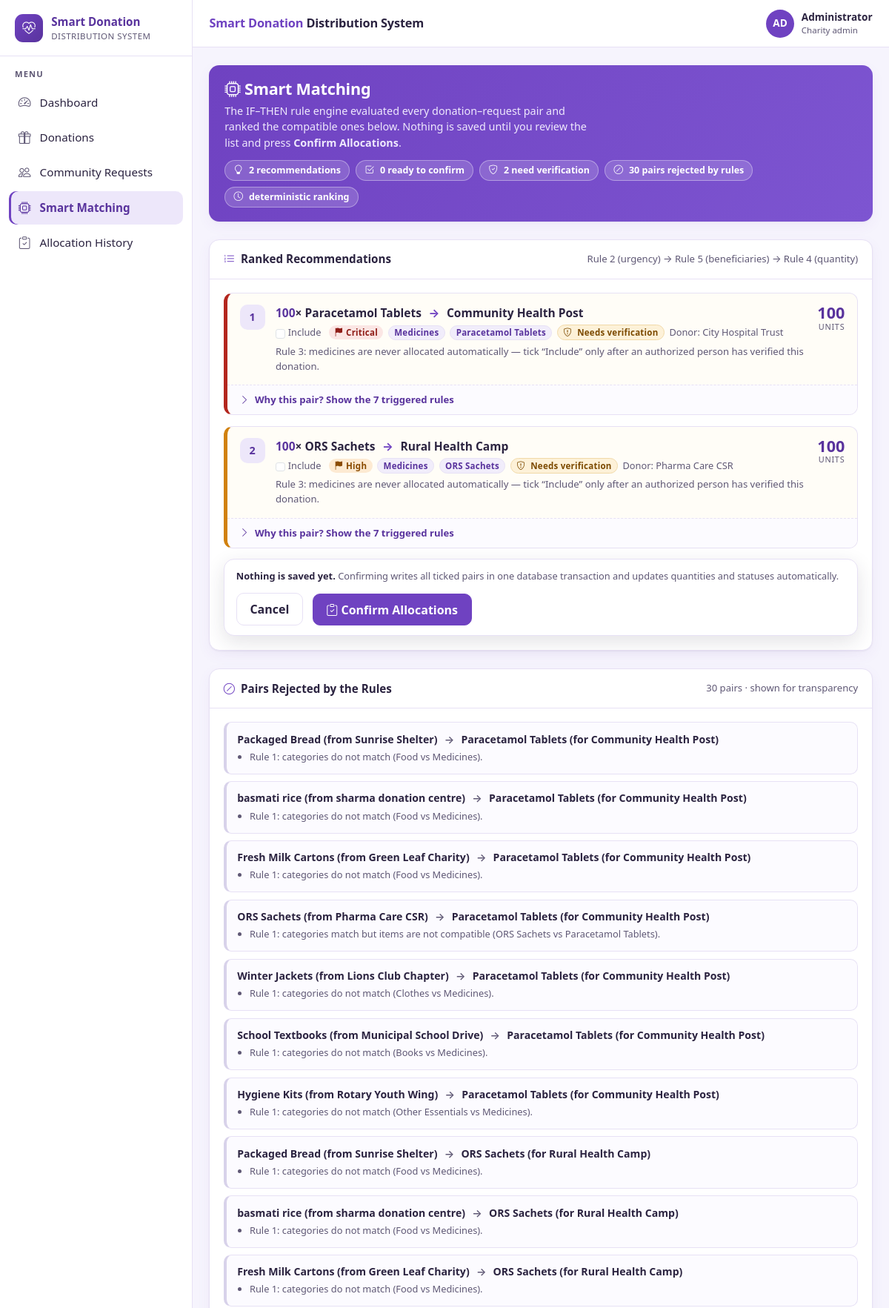
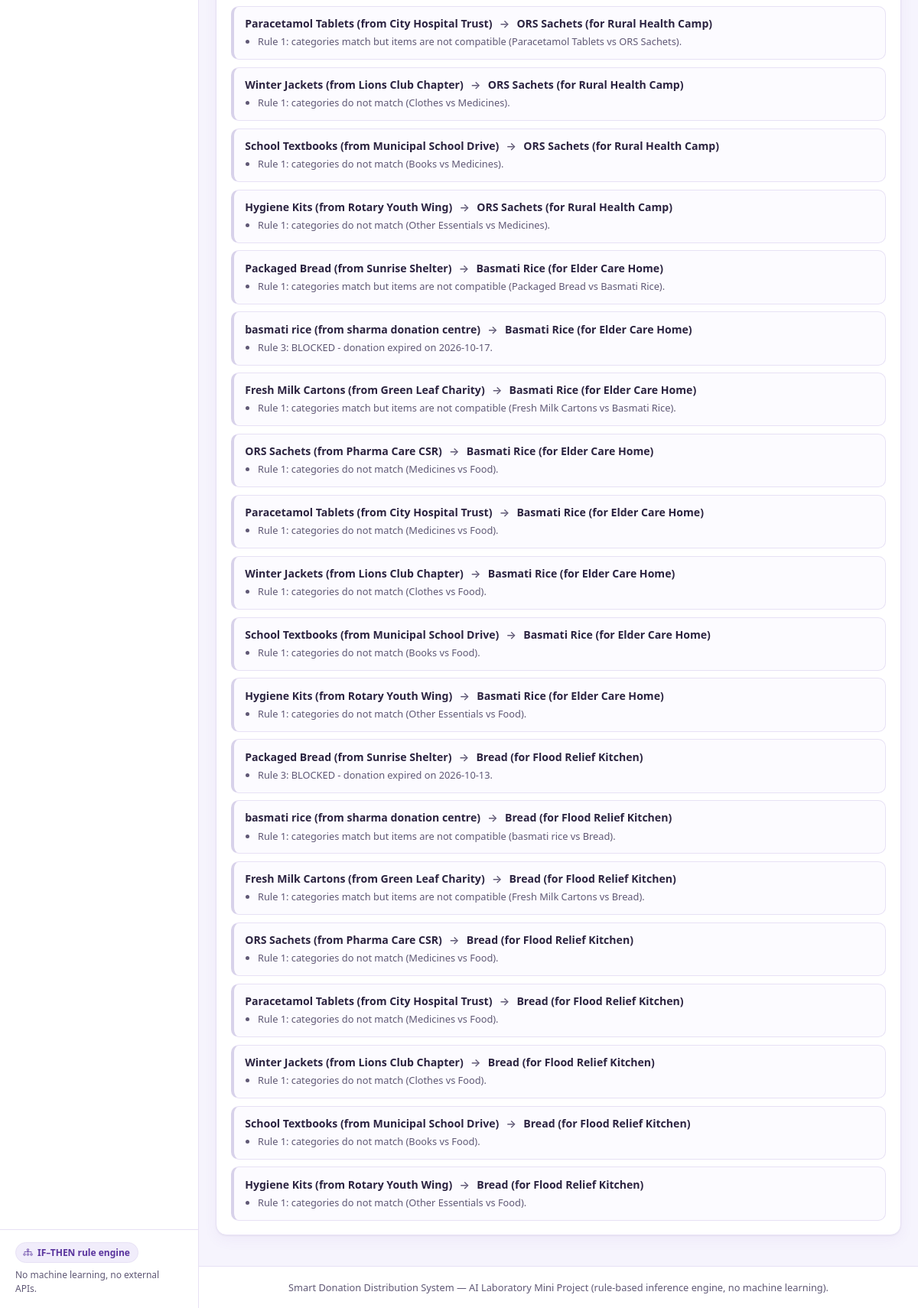
Page /matching on the committed database (2 pictures, top to bottom).
### tables this page shows
CREATE TABLE donations (
    id                 INTEGER PRIMARY KEY AUTOINCREMENT,
    donor_name         TEXT    NOT NULL,
    category           TEXT    NOT NULL,
    item_name          TEXT    NOT NULL,
    description        TEXT    NOT NULL DEFAULT '',
    quantity           INTEGER NOT NULL,          -- original quantity donated
    available_quantity INTEGER NOT NULL,          -- quantity still unallocated
    expiry_date        TEXT,                       -- 'YYYY-MM-DD' or NULL
    condition          TEXT    NOT NULL,
    status             TEXT    NOT NULL DEFAULT 'available',
    is_demo            INTEGER NOT NULL DEFAULT 0, -- 1 = sample/demo record
    created_at         TEXT    NOT NULL
);

CREATE TABLE community_requests (
    id                 INTEGER PRIMARY KEY AUTOINCREMENT,
    recipient_name     TEXT    NOT NULL,
    category           TEXT    NOT NULL,
    item_name          TEXT    NOT NULL,
    quantity_required  INTEGER NOT NULL,
    quantity_remaining INTEGER NOT NULL,          -- still needed after matches
    urgency            TEXT    NOT NULL,
    beneficiaries      INTEGER NOT NULL,
    request_date       TEXT    NOT NULL,
    status             TEXT    NOT NULL DEFAULT 'pending',
    is_demo            INTEGER NOT NULL DEFAULT 0,
    created_at         TEXT    NOT NULL
);

### app.py (the view)
@app.route("/matching")
def matching():
    conn = db.get_db()
    donations = [dict(row) for row in conn.execute(
        "SELECT * FROM donations WHERE available_quantity > 0").fetchall()]
    requests = [dict(row) for row in conn.execute(
        "SELECT * FROM community_requests WHERE status != 'fulfilled'"
    ).fetchall()]
    result = engine.recommend_matches(donations, requests)
    return render_template("matching.html",
                           recommendations=result["recommendations"],
                           skipped=result["skipped"])

### database.py (called while the page is built)
def get_db():
    if "db" not in g:
        g.db = sqlite3.connect(DB_PATH)
        g.db.row_factory = sqlite3.Row   # rows behave like dictionaries
        g.db.execute("PRAGMA foreign_keys = ON")
    return g.db

### rule_engine.py (called while the page is built)
def _parse_date(value):
    if not value:
        return None
    try:
        return date.fromisoformat(str(value)[:10])
    except (ValueError, TypeError):
        return None

def _item_words(name):
    text = (name or "").lower().replace("-", " ").replace("_", " ")
    return {w for w in text.split() if w and w not in GENERIC_WORDS}

def _same_synonym_group(word_a, word_b):
    for group in SYNONYMS.values():
        if word_a in group and word_b in group:
            return True
    return False

def items_compatible(donation_item, request_item):
    words_a = _item_words(donation_item)
    words_b = _item_words(request_item)
    if not words_a or not words_b:
        return False
    for word_a in words_a:
        for word_b in words_b:
            if word_a == word_b or word_a in word_b or word_b in word_a:
                return True
            if _same_synonym_group(word_a, word_b):
                return True
    return False

def rank_requests(requests):
    return sorted(
        requests,
        key=lambda r: (
            -URGENCY_RANK.get(r.get("urgency", "Low"), 0),
            -int(r.get("beneficiaries", 0) or 0),
            str(r.get("request_date", "")),
            int(r.get("id", 0)),
        ),
    )

### templates/matching.html (shortened to what this page needs)
{% extends "base.html" %}
{% block content %}
<div class="match-hero mb-4">
  <h2><i class="bi bi-cpu"></i> Smart Matching</h2>
  <p>The IF&ndash;THEN rule engine evaluated every donation&ndash;request pair and ranked the
     compatible ones below. Nothing is saved until you review the list and press
     <strong>Confirm Allocations</strong>.</p>
  <div class="hero-badges">
    {% if recommendations %}
      <span class="hero-chip"><i class="bi bi-lightbulb"></i>
        {{ recommendations|length }} recommendation{{ 's' if recommendations|length != 1 }}</span>
      <span class="hero-chip"><i class="bi bi-check2-square"></i>
        {{ recommendations|rejectattr('requires_verification')|list|length }} ready to confirm</span>
      <span class="hero-chip"><i class="bi bi-shield-check"></i>
        {{ recommendations|selectattr('requires_verification')|list|length }} need verification</span>
    {% endif %}
    {% if skipped %}
      <span class="hero-chip"><i class="bi bi-slash-circle"></i>
        {{ skipped|length }} pair{{ 's' if skipped|length != 1 }} rejected by rules</span>
    {% endif %}
    <span class="hero-chip"><i class="bi bi-clock"></i> deterministic ranking</span>
  </div>
</div>
{% if recommendations %}
<form method="post" action="{{ url_for('matching_confirm') }}" id="confirmForm">
  <div class="card mb-4">
    <div class="card-header">
      <i class="bi bi-list-ol"></i> Ranked Recommendations
      <span class="card-sub">Rule 2 (urgency) &rarr; Rule 5 (beneficiaries) &rarr; Rule 4 (quantity)</span>
    </div>
    <div class="card-body">
      {% for rec in recommendations %}
      <article class="rec-card urgency-{{ rec.urgency }}
                      {% if rec.requires_verification %}needs-verification{% endif %}">
        <div class="rec-head">
          <div class="rec-rank" aria-hidden="true">{{ loop.index }}</div>
          <div class="rec-main">
            <p class="rec-route">
              <span class="qty">{{ rec.quantity }}</span>&times; {{ rec.donation_item }}
              <span class="arrow">&rarr;</span>
              {{ rec.recipient_name }}
            </p>
            <div class="rec-meta">
              <span class="form-check d-inline-flex align-items-center gap-1 me-1" style="margin:0">
                <input class="form-check-input" type="checkbox"
                       name="recommendation"
                       value="{{ rec.donation_id }}:{{ rec.request_id }}:{{ rec.quantity }}"
                       id="rec{{ loop.index }}"
                       {% if not rec.requires_verification %}checked{% endif %}>
                <label class="form-check-label" for="rec{{ loop.index }}">Include</label>
              </span>
              <span class="badge badge-urgency-{{ rec.urgency }}">
                <i class="bi bi-flag-fill me-1"></i>{{ rec.urgency }}</span>
              <span class="badge badge-category">{{ rec.category }}</span>
              <span class="badge badge-category">{{ rec.request_item }}</span>
              {% if rec.requires_verification %}
                <span class="badge badge-verify"><i class="bi bi-shield-exclamation me-1"></i>
                  Needs verification</span>
              {% endif %}
              <span>Donor: {{ rec.donor_name }}</span>
            </div>
            {% if rec.requires_verification %}
              <p class="small text-muted mt-1 mb-0">
                Rule 3: medicines are never allocated automatically &mdash; tick
                &ldquo;Include&rdquo; only after an authorized person has verified this donation.
              </p>
            {% endif %}
          </div>
          <div class="rec-qty" aria-label="Allocation quantity">
            <div class="amount">{{ rec.quantity }}</div>
            <div class="amount-label">units</div>
          </div>
        </div>
        <details class="rule-details">
          <summary>
            <span class="chev"><i class="bi bi-chevron-right"></i></span>
            Why this pair? Show the {{ rec.explanation|length }} triggered rule{{ 's' if rec.explanation|length != 1 }}
          </summary>
        </details>
      </article>
      {% endfor %}
      <div class="confirm-bar">
        <span class="confirm-note">
          <strong>Nothing is saved yet.</strong>
          Confirming writes all ticked pairs in one database transaction and
          updates quantities and statuses automatically.
        </span>
        <a href="{{ url_for('dashboard') }}" class="btn btn-outline-soft">Cancel</a>
        <button type="submit" class="btn btn-brand">
          <i class="bi bi-clipboard-check"></i> Confirm Allocations
        </button>
      </div>
    </div>
  </div>
</form>
{% endif %}
{% if skipped %}
<div class="card">
  <div class="card-header">
    <i class="bi bi-slash-circle"></i> Pairs Rejected by the Rules
    <span class="card-sub">{{ skipped|length }} pair{{ 's' if skipped|length != 1 }} &middot; shown for transparency</span>
  </div>
  <div class="card-body">
    <div class="rejected-list">
      {% for s in skipped %}
      <div class="rejected-item">
        <div class="rejected-route">
          {{ s.donation }} <span class="arrow">&rarr;</span> {{ s.request }}
        </div>
        <ul>
          {% for reason in s.reasons %}<li>{{ reason }}</li>{% endfor %}
        </ul>
      </div>
      {% endfor %}
    </div>
  </div>
</div>
{% endif %}
{% endblock %}

### templates/base.html (shortened to what this page needs)
<!DOCTYPE html>
<html lang="en">
<head>
  <link href="https://cdn.jsdelivr.net/npm/bootstrap@5.3.0/dist/css/bootstrap.min.css" rel="stylesheet">
  <link href="https://cdn.jsdelivr.net/npm/bootstrap-icons@1.10.5/font/bootstrap-icons.css" rel="stylesheet">
  <link href="{{ url_for('static', filename='css/style.css') }}" rel="stylesheet">
</head>
<body>
<aside class="sidebar" id="sidebar" aria-label="Main navigation">
  <a class="sidebar-brand" href="{{ url_for('dashboard') }}">
    <span class="brand-mark"><i class="bi bi-heart-pulse"></i></span>
    <span>Smart Donation<small>Distribution System</small></span>
  </a>
  <div class="sidebar-section">Menu</div>
  <ul class="sidebar-nav">
    <li>
      <a class="{% if request.endpoint == 'dashboard' %}active{% endif %}"
         href="{{ url_for('dashboard') }}"{% if request.endpoint == 'dashboard' %} aria-current="page"{% endif %}>
        <i class="bi bi-speedometer2"></i> Dashboard
      </a>
    </li>
    <li>
      <a class="{% if request.endpoint in ('donations', 'donations_new') %}active{% endif %}"
         href="{{ url_for('donations') }}"{% if request.endpoint in ('donations', 'donations_new') %} aria-current="page"{% endif %}>
        <i class="bi bi-gift"></i> Donations
      </a>
    </li>
    <li>
      <a class="{% if request.endpoint in ('community_requests', 'requests_new') %}active{% endif %}"
         href="{{ url_for('community_requests') }}"{% if request.endpoint in ('community_requests', 'requests_new') %} aria-current="page"{% endif %}>
        <i class="bi bi-people"></i> Community Requests
      </a>
    </li>
    <li>
      <a class="{% if request.endpoint in ('matching', 'matching_confirm') %}active{% endif %}"
         href="{{ url_for('matching') }}"{% if request.endpoint in ('matching', 'matching_confirm') %} aria-current="page"{% endif %}>
        <i class="bi bi-cpu"></i> Smart Matching
      </a>
    </li>
    <li>
      <a class="{% if request.endpoint == 'allocations' %}active{% endif %}"
         href="{{ url_for('allocations') }}"{% if request.endpoint == 'allocations' %} aria-current="page"{% endif %}>
        <i class="bi bi-clipboard-check"></i> Allocation History
      </a>
    </li>
  </ul>
  <div class="sidebar-footer">
    <span class="engine-pill"><i class="bi bi-diagram-3"></i> IF&ndash;THEN rule engine</span>
    <div>No machine learning, no external APIs.</div>
  </div>
</aside>
<div class="app-shell">
  <header class="topbar">
    <h1 class="topbar-title"><span>Smart Donation</span> Distribution System</h1>
    <div class="topbar-actions">
      <div class="profile">
        <div class="profile-avatar" aria-hidden="true">AD</div>
        <div class="profile-meta">
          <strong>Administrator</strong>
          <span>Charity admin</span>
        </div>
      </div>
    </div>
  </header>
  <div class="app-main">
    <main id="mainContent">
      {% block content %}{% endblock %}
    </main>
  </div>
  <footer class="app-footer">
    Smart Donation Distribution System &mdash; AI Laboratory Mini Project
    (rule-based inference engine, no machine learning).
  </footer>
</div>
</body>
</html>

### rows in the picture
donations: donation_item "Paracetamol Tablets", category "Medicines", donor_name "City Hospital Trust"
community_requests: recipient_name "Community Health Post", urgency "Critical", request_item "Paracetamol Tablets"
donations: donation_item "ORS Sachets", category "Medicines", donor_name "Pharma Care CSR"
community_requests: recipient_name "Rural Health Camp", urgency "High", request_item "ORS Sachets"

### other values in the picture
{{ recommendations|length }} "2"
{{ 's' if recommendations|length != 1 }} "s"
{{ recommendations|rejectattr('requires_verification')|list|length }} "0"
{{ recommendations|selectattr('requires_verification')|list|length }} "2"
{{ skipped|length }} "30"
{{ 's' if skipped|length != 1 }} "s"
{{ rec.quantity }} "100" "100"
{{ rec.explanation|length }} "7" "7"
{{ 's' if rec.explanation|length != 1 }} "s" "s"
{{ s.donation }} "Packaged Bread (from Sunrise Shelter)" "basmati rice (from sharma donation centre)" "Fresh Milk Cartons (from Green Leaf Charity)" "ORS Sachets (from Pharma Care CSR)" "Winter Jackets (from Lions Club Chapter)" "School Textbooks (from Municipal School Drive)" "Hygiene Kits (from Rotary Youth Wing)" "Packaged Bread (from Sunrise Shelter)" "basmati rice (from sharma donation centre)" "Fresh Milk Cartons (from Green Leaf Charity)" "Paracetamol Tablets (from City Hospital Trust)" "Winter Jackets (from Lions Club Chapter)" "School Textbooks (from Municipal School Drive)" "Hygiene Kits (from Rotary Youth Wing)" "Packaged Bread (from Sunrise Shelter)" "basmati rice (from sharma donation centre)" "Fresh Milk Cartons (from Green Leaf Charity)" "ORS Sachets (from Pharma Care CSR)" "Paracetamol Tablets (from City Hospital Trust)" "Winter Jackets (from Lions Club Chapter)" "School Textbooks (from Municipal School Drive)" "Hygiene Kits (from Rotary Youth Wing)" "Packaged Bread (from Sunrise Shelter)" "basmati rice (from sharma donation centre)" "Fresh Milk Cartons (from Green Leaf Charity)" "ORS Sachets (from Pharma Care CSR)" "Paracetamol Tablets (from City Hospital Trust)" "Winter Jackets (from Lions Club Chapter)" "School Textbooks (from Municipal School Drive)" "Hygiene Kits (from Rotary Youth Wing)"
{{ s.request }} "Paracetamol Tablets (for Community Health Post)" "Paracetamol Tablets (for Community Health Post)" "Paracetamol Tablets (for Community Health Post)" "Paracetamol Tablets (for Community Health Post)" "Paracetamol Tablets (for Community Health Post)" "Paracetamol Tablets (for Community Health Post)" "Paracetamol Tablets (for Community Health Post)" "ORS Sachets (for Rural Health Camp)" "ORS Sachets (for Rural Health Camp)" "ORS Sachets (for Rural Health Camp)" "ORS Sachets (for Rural Health Camp)" "ORS Sachets (for Rural Health Camp)" "ORS Sachets (for Rural Health Camp)" "ORS Sachets (for Rural Health Camp)" "Basmati Rice (for Elder Care Home)" "Basmati Rice (for Elder Care Home)" "Basmati Rice (for Elder Care Home)" "Basmati Rice (for Elder Care Home)" "Basmati Rice (for Elder Care Home)" "Basmati Rice (for Elder Care Home)" "Basmati Rice (for Elder Care Home)" "Basmati Rice (for Elder Care Home)" "Bread (for Flood Relief Kitchen)" "Bread (for Flood Relief Kitchen)" "Bread (for Flood Relief Kitchen)" "Bread (for Flood Relief Kitchen)" "Bread (for Flood Relief Kitchen)" "Bread (for Flood Relief Kitchen)" "Bread (for Flood Relief Kitchen)" "Bread (for Flood Relief Kitchen)"
{{ reason }} "Rule 1: categories do not match (Food vs Medicines)." "Rule 1: categories do not match (Food vs Medicines)." "Rule 1: categories do not match (Food vs Medicines)." "Rule 1: categories match but items are not compatible (ORS Sachets vs Paracetamol Tablets)." "Rule 1: categories do not match (Clothes vs Medicines)." "Rule 1: categories do not match (Books vs Medicines)." "Rule 1: categories do not match (Other Essentials vs Medicines)." "Rule 1: categories do not match (Food vs Medicines)." "Rule 1: categories do not match (Food vs Medicines)." "Rule 1: categories do not match (Food vs Medicines)." "Rule 1: categories match but items are not compatible (Paracetamol Tablets vs ORS Sachets)." "Rule 1: categories do not match (Clothes vs Medicines)." "Rule 1: categories do not match (Books vs Medicines)." "Rule 1: categories do not match (Other Essentials vs Medicines)." "Rule 1: categories match but items are not compatible (Packaged Bread vs Basmati Rice)." "Rule 3: BLOCKED - donation expired on 2026-10-17." "Rule 1: categories match but items are not compatible (Fresh Milk Cartons vs Basmati Rice)." "Rule 1: categories do not match (Medicines vs Food)." "Rule 1: categories do not match (Medicines vs Food)." "Rule 1: categories do not match (Clothes vs Food)." "Rule 1: categories do not match (Books vs Food)." "Rule 1: categories do not match (Other Essentials vs Food)." "Rule 3: BLOCKED - donation expired on 2026-10-13." "Rule 1: categories match but items are not compatible (basmati rice vs Bread)." "Rule 1: categories match but items are not compatible (Fresh Milk Cartons vs Bread)." "Rule 1: categories do not match (Medicines vs Food)." "Rule 1: categories do not match (Medicines vs Food)." "Rule 1: categories do not match (Clothes vs Food)." "Rule 1: categories do not match (Books vs Food)." "Rule 1: categories do not match (Other Essentials vs Food)."
